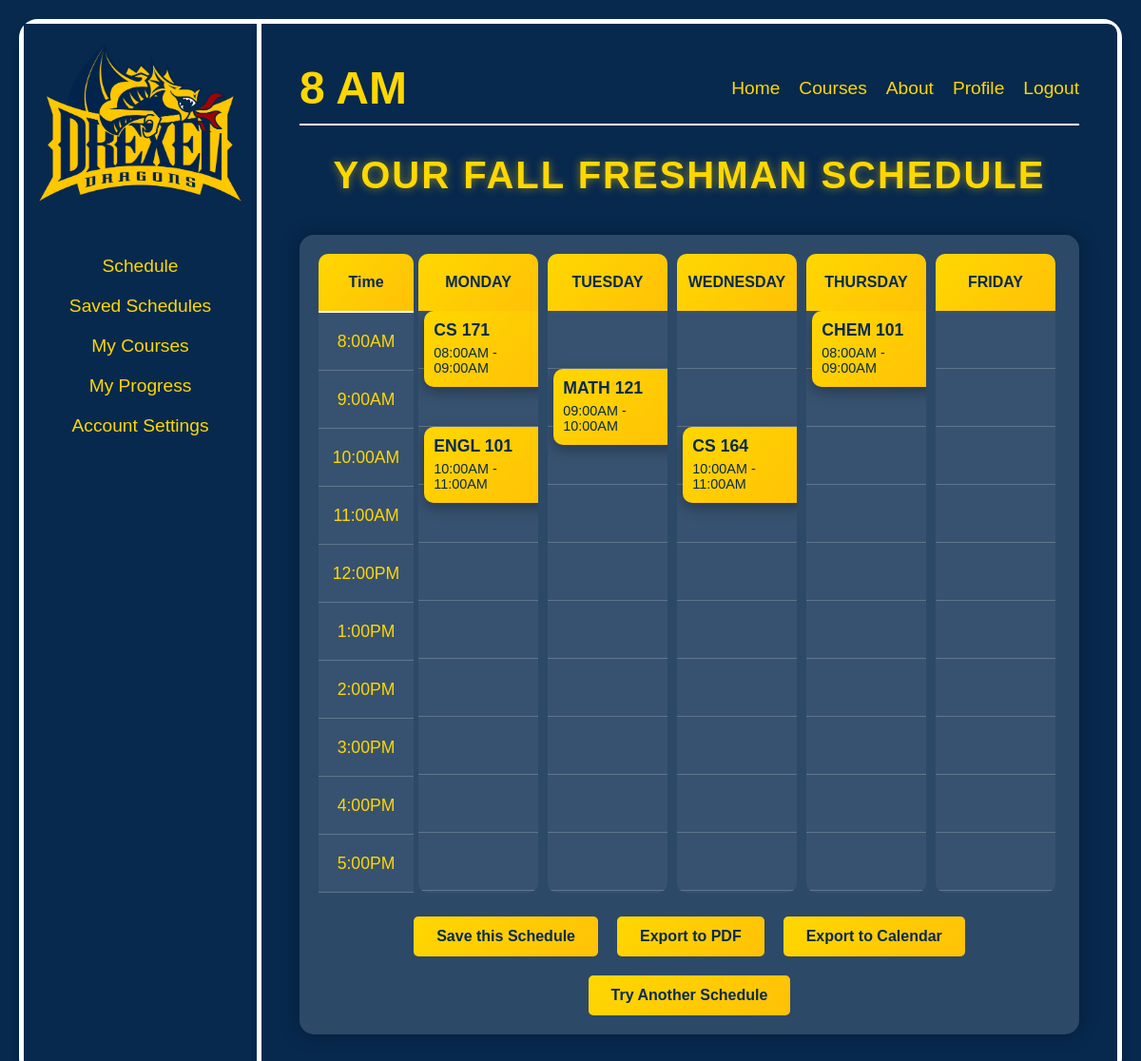
/display_schedule?schedule_id=5 (signed in), run on the app's committed database.
### app.py (models this page shows)
class Course(db.Model):
    crn = db.Column(db.Integer, primary_key=True)
    course_code = db.Column(db.String(50), nullable=False)
    course_name = db.Column(db.String(150), nullable=False)
    start_time = db.Column(db.String(10), nullable=False)
    end_time = db.Column(db.String(10), nullable=False)
    day = db.Column(db.String(10), nullable=False)

### app.py (the view)
@app.route('/display_schedule')
@login_required
def display_schedule():
    logger.debug(f"Accessing display_schedule for user {current_user.id}, session: {session}, args: {request.args}")
    schedule_id = request.args.get('schedule_id', session.get('schedule_id'), type=int)
    logger.debug(f"Schedule ID: {schedule_id}, source: {'request.args' if request.args.get('schedule_id') else 'session' if session.get('schedule_id') else 'none'}")
    schedule = session.get('schedule', [])
    if schedule_id:
        saved_schedule = Schedule.query.get(schedule_id)
        if saved_schedule and saved_schedule.user_id == current_user.id:
            courses_selected = list(set([course for course in [
                saved_schedule.course1, saved_schedule.course2, saved_schedule.course3,
                saved_schedule.course4, saved_schedule.course5
            ] if course]))
            logger.debug(f"Regenerating schedule ID {schedule_id} with courses {courses_selected}")
            schedule = generate_schedule(
                courses_selected,
                saved_schedule.start_time,
                saved_schedule.end_time,
                saved_schedule.spacing
            )
            if schedule:
                session['schedule'] = schedule
                session['schedule_id'] = schedule_id
                session['courses_selected'] = courses_selected
                session['start_time'] = saved_schedule.start_time
                session['end_time'] = saved_schedule.end_time
                session['spacing'] = saved_schedule.spacing
                logger.info(f"Regenerated schedule ID {schedule_id} for user {current_user.id}")
            else:
                logger.warning(f"Failed to regenerate schedule ID {schedule_id}")
                flash('Could not regenerate schedule. Please try again or create a new one.', 'error')
                logger.info("Redirecting to /schedule due to regeneration failure")
                return redirect(url_for('schedule'))
        else:
            logger.warning(f"Invalid or unauthorized schedule ID {schedule_id} for user {current_user.id}")
            flash('Invalid schedule ID or unauthorized access. Please generate a new schedule.', 'error')
            logger.info("Redirecting to /schedule due to invalid schedule ID")
            return redirect(url_for('schedule'))
    if not schedule:
        logger.error(f"No schedule available for user {current_user.id}")
        flash('No schedule generated. Please select courses and try again.', 'error')
        logger.info("Redirecting to /schedule due to no schedule")
        return redirect(url_for('schedule'))
    logger.info(f"Displaying schedule for user {current_user.id}, schedule_id={schedule_id}")
    return render_template('schedule_result.html', schedule=schedule, schedule_id=schedule_id, time_to_minutes=time_to_minutes)

### app.py (called while the page is built)
@login_manager.user_loader
def load_user(user_id):
    return User.query.get(int(user_id))

### templates/schedule_result.html (shortened to what this page needs)
<!DOCTYPE html>
<html lang="en">
<head>
    <link rel="stylesheet" href="{{ url_for('static', filename='styles.css') }}">
</head>
<body>
    <div class="container">
        <div class="sidebar">
            <img src="{{ url_for('static', filename='drexel_logo.png') }}" alt="Drexel Logo" class="logo">
            <ul class="sidebar-menu">
                <li><a href="{{ url_for('schedule') }}">Schedule</a></li>
                <li><a href="{{ url_for('saved_schedules') }}">Saved Schedules</a></li>
                <li><a href="#">My Courses</a></li>
                <li><a href="#">My Progress</a></li>
                <li><a href="{{ url_for('profile') }}">Account Settings</a></li>
            </ul>
        </div>
        <div class="main-content">
            <nav class="navbar">
                <span class="time">8 AM</span>
                <ul class="nav-links">
                    <li><a href="{{ url_for('dashboard') }}">Home</a></li>
                    <li><a href="#">Courses</a></li>
                    <li><a href="#">About</a></li>
                    <li><a href="{{ url_for('profile') }}">Profile</a></li>
                    <li><a href="{{ url_for('logout') }}">Logout</a></li>
                </ul>
            </nav>
            <h1>Your Fall Freshman Schedule</h1>
            <div id="scheduleContainer" class="schedule-container">
                {% if schedule and schedule|length > 0 %}
                    <div class="schedule-grid">
                        <div class="time-column">
                            <div class="time-header">Time</div>
                            {% for i in range(8, 18) %}
                                <div class="time-slot">{{ (i % 12) or 12 }}:00{{ 'AM' if i < 12 else 'PM' }}</div>
                            {% endfor %}
                        </div>
                        <div class="days-container">
                            {% for day in ['Monday', 'Tuesday', 'Wednesday', 'Thursday', 'Friday'] %}
                                <div class="day-column">
                                    <div class="day-header">{{ day }}</div>
                                    <div class="day-slots">
                                        {% for i in range(8, 18) %}
                                            <div class="slot">
                                                {% for event in schedule %}
                                                    {% if event[0] == day %}
                                                        {% set start_minutes = time_to_minutes(event[3]) %}
                                                        {% set end_minutes = time_to_minutes(event[4]) %}
                                                        {% set slot_start = i * 60 %}
                                                        {% if start_minutes >= slot_start and start_minutes < slot_start + 60 %}
                                                            <div class="course-card" style="height:{{ ((end_minutes - start_minutes) / 60 * 60) if end_minutes and start_minutes else 0 }}px; top:{{ ((start_minutes - slot_start) / 60 * 60) if start_minutes else 0 }}px;">
                                                                <div class="course-title">{{ event[1] }}</div>
                                                                <div class="course-time">{{ event[3] }} - {{ event[4] }}</div>
                                                            </div>
                                                        {% endif %}
                                                    {% endif %}
                                                {% endfor %}
                                            </div>
                                        {% endfor %}
                                    </div>
                                </div>
                            {% endfor %}
                        </div>
                    </div>
                {% else %}
                    <p class="no-schedule">No schedule generated. Try adjusting your preferences!</p>
                {% endif %}
                <div class="button-container">
                    {% if schedule and schedule|length > 0 %}
                        <button onclick="saveSchedule()" class="export-btn save-btn">Save this Schedule</button>
                    {% endif %}
                    <button onclick="exportToPDF()" class="export-btn">Export to PDF</button>
                    <div class="export-calendar-container">
                        <button class="export-btn export-calendar-btn" aria-haspopup="true" aria-expanded="false">Export to Calendar</button>
                    </div>
                    <button class="export-btn" id="try-another-schedule">Try Another Schedule</button>
                </div>
            </div>
        </div>
    </div>
</body>
</html>

### static/styles.css (style rules this page uses)
body { margin: 0; font-family: Arial, sans-serif; background-color: #07294E; color: #FFD700; overflow-x: hidden; }
.container { display: flex; min-height: 100vh; border: 5px solid white; box-shadow: 0 9px 8px rgba(0, 0, 0, 0.2); margin: 20px; border-radius: 20px; background-color: #07294E; }
.sidebar { width: 250px; background-color: #07294E; color: white; padding: 20px; display: flex; flex-direction: column; align-items: center; text-align: center; border-right: 5px solid white; box-sizing: border-box; }
.logo { width: 215px; margin-bottom: 20px; display: block; }
.sidebar-menu { list-style: none; padding: 0; width: 100%; }
.sidebar-menu li { margin: 20px 0; }
.sidebar-menu a { color: #FFD700; text-decoration: none; font-size: 1.2em; transition: color 0.3s; }
.main-content { flex-grow: 1; padding: 40px; color: #FFD700; background-color: #07294E; border-radius: 0 10px 10px 0; }
.navbar { display: flex; justify-content: space-between; align-items: center; border-bottom: 2px solid white; padding-bottom: 10px; margin-bottom: 30px; }
.time { font-size: 3em; font-weight: bold; }
.nav-links { list-style: none; display: flex; gap: 20px; padding: 0; margin: 0; }
.nav-links a { color: #FFD700; text-decoration: none; font-size: 1.2em; transition: color 0.3s; }
h1 { text-align: center; margin: 0 0 40px; font-size: 2.5em; letter-spacing: 2px; text-transform: uppercase; color: #FFD700; text-shadow: 0 0 10px rgba(255, 215, 0, 0.5); }
button, .generate-btn, .action-btn { background: linear-gradient(135deg, #FFD700, #FFC107); color: #07294E; border: none; padding: 12px 24px; cursor: pointer; border-radius: 5px; font-size: 1em; font-weight: bold; transition: transform 0.3s, box-shadow 0.3s; }
.schedule-container { background: rgba(255, 255, 255, 0.15); padding: 20px; border-radius: 15px; box-shadow: 0 0 20px rgba(0, 0, 0, 0.3); }
.schedule-grid { display: flex; }
.time-column { width: 100px; display: flex; flex-direction: column; }
.time-header { height: 60px; background: linear-gradient(135deg, #FFD700, #FFC107); color: #07294E; font-weight: bold; display: flex; align-items: center; justify-content: center; border-bottom: 2px solid white; border-radius: 10px 10px 0 0; }
.time-slot { height: 60px; display: flex; align-items: center; justify-content: center; background-color: rgba(255, 255, 255, 0.05); border-bottom: 1px solid rgba(255, 255, 255, 0.2); font-size: 1.1em; }
.days-container { display: flex; flex-grow: 1; }
.day-column { flex: 1; display: flex; flex-direction: column; margin: 0 5px; }
.day-header { height: 60px; background: linear-gradient(135deg, #FFD700, #FFC107); color: #07294E; font-weight: bold; display: flex; align-items: center; justify-content: center; border-radius: 10px 10px 0 0; text-transform: uppercase; }
.day-slots { position: relative; flex-grow: 1; background-color: rgba(255, 255, 255, 0.05); border-radius: 0 0 10px 10px; overflow: hidden; }
.slot { height: 60px; border-bottom: 1px solid rgba(255, 255, 255, 0.2); position: relative; }
.course-card { position: absolute; width: 90%; left: 5%; background: linear-gradient(135deg, #FFD700, #FFC107); color: #07294E; padding: 10px; border-radius: 10px; box-shadow: 0 5px 15px rgba(0, 0, 0, 0.3); animation: slideIn 0.5s ease-out forwards; }
.course-title { font-weight: bold; font-size: 1.1em; margin-bottom: 5px; }
.course-time { font-size: 0.9em; }
.button-container { display: flex; flex-wrap: wrap; gap: 20px; justify-content: center; margin-top: 25px; }
.export-btn { background: linear-gradient(135deg, #FFD700, #FFC107); color: #07294E; border: none; padding: 12px 24px; cursor: pointer; border-radius: 5px; font-size: 1em; font-weight: bold; transition: transform 0.3s, box-shadow 0.3s; min-width: 140px; text-align: center; }
.save-btn { background: linear-gradient(135deg, #FFD700, #FFC107); color: #07294E; padding: 12px 24px; font-size: 1em; min-width: 140px; }
.export-calendar-container { position: relative; display: inline-block; }

### data on the page
Course: course_code "CS 171", start_time "08:00AM", end_time "09:00AM"
Course: course_code "ENGL 101", start_time "10:00AM", end_time "11:00AM"
Course: course_code "MATH 121", start_time "09:00AM", end_time "10:00AM"
Course: course_code "CS 164", start_time "10:00AM", end_time "11:00AM"
Course: course_code "CHEM 101", start_time "08:00AM", end_time "09:00AM"

### other printed values
{{ (i % 12) or 12 }} "8" "9" "10" "11" "12" "1" "2" "3" "4" "5"
{{ 'AM' if i < 12 else 'PM' }} "AM" "AM" "AM" "AM" "PM" "PM" "PM" "PM" "PM" "PM"
{{ day }} "MONDAY" "TUESDAY" "WEDNESDAY" "THURSDAY" "FRIDAY"
